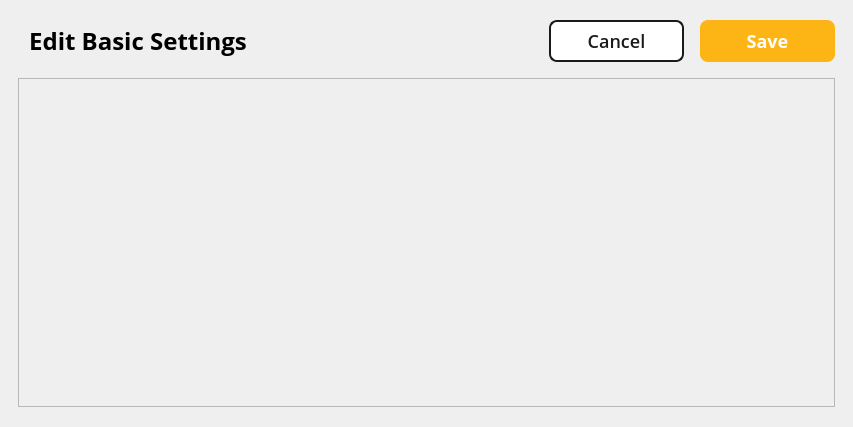
<?xml version="1.0" encoding="UTF-8"?>
<ui version="4.0">
 <class>BasicSettingsEditPage</class>
 <widget class="QWidget" name="BasicSettingsEditPage">
  <property name="geometry">
   <rect>
    <x>0</x>
    <y>0</y>
    <width>853</width>
    <height>427</height>
   </rect>
  </property>
  <property name="windowTitle">
   <string>Form</string>
  </property>
  <property name="styleSheet">
   <string notr="true">#additionalFieldAddButton {
	background: white;
	border: 2px dashed black;
	border-radius: 8px;
	font-family: Open-Sans;
	font-weight: 500;
	font-size: 18px;
	color: black;
}

#additionalFieldAddButton:hover {
    background-color: #D6ECFF;
}

#additionalFieldAddButton:pressed {
    background-color: #B7DCFF;
    padding-top: 2px;
	padding-left: 2px;
}</string>
  </property>
  <layout class="QVBoxLayout" name="verticalLayout">
   <property name="spacing">
    <number>16</number>
   </property>
   <property name="leftMargin">
    <number>18</number>
   </property>
   <property name="topMargin">
    <number>20</number>
   </property>
   <property name="rightMargin">
    <number>18</number>
   </property>
   <property name="bottomMargin">
    <number>20</number>
   </property>
   <item>
    <layout class="QHBoxLayout" name="headerLayout">
     <property name="spacing">
      <number>16</number>
     </property>
     <item>
      <widget class="QPushButton" name="backButton">
       <property name="sizePolicy">
        <sizepolicy hsizetype="Minimum" vsizetype="Fixed">
         <horstretch>0</horstretch>
         <verstretch>0</verstretch>
        </sizepolicy>
       </property>
       <property name="minimumSize">
        <size>
         <width>240</width>
         <height>34</height>
        </size>
       </property>
       <property name="maximumSize">
        <size>
         <width>240</width>
         <height>34</height>
        </size>
       </property>
       <property name="styleSheet">
        <string notr="true">background: transparent;
border: none;
font-family: Open Sans;
font-size: 24px;
line-height: 34px;
letter-spacing: 0%;
font-weight: 600;</string>
       </property>
       <property name="text">
        <string>Edit Basic Settings</string>
       </property>
       <property name="icon">
        <iconset resource="../../../../Resources/Resources.qrc">
         <normaloff>:/images/nav_back.svg</normaloff>:/images/nav_back.svg</iconset>
       </property>
       <property name="iconSize">
        <size>
         <width>24</width>
         <height>24</height>
        </size>
       </property>
      </widget>
     </item>
     <item>
      <spacer name="horizontalSpacer">
       <property name="orientation">
        <enum>Qt::Orientation::Horizontal</enum>
       </property>
       <property name="sizeHint" stdset="0">
        <size>
         <width>40</width>
         <height>20</height>
        </size>
       </property>
      </spacer>
     </item>
     <item>
      <widget class="QPushButton" name="cancelButton">
       <property name="sizePolicy">
        <sizepolicy hsizetype="Fixed" vsizetype="Fixed">
         <horstretch>0</horstretch>
         <verstretch>0</verstretch>
        </sizepolicy>
       </property>
       <property name="minimumSize">
        <size>
         <width>135</width>
         <height>42</height>
        </size>
       </property>
       <property name="maximumSize">
        <size>
         <width>135</width>
         <height>42</height>
        </size>
       </property>
       <property name="styleSheet">
        <string notr="true">QPushButton {
	background: white;
	border: 2px solid #1A1A1A;
	border-radius: 8px;
	font-family: Open Sans;
	font-weight: 500;
	font-size: 18px;
	color: #1A1A1A;
}

QPushButton:hover {
    background-color: #D6ECFF;
}

QPushButton:pressed {
    background-color: #B7DCFF;
    padding-top: 2px;
	padding-left: 2px;
}</string>
       </property>
       <property name="text">
        <string>Cancel</string>
       </property>
      </widget>
     </item>
     <item>
      <widget class="QPushButton" name="saveButton">
       <property name="minimumSize">
        <size>
         <width>135</width>
         <height>42</height>
        </size>
       </property>
       <property name="maximumSize">
        <size>
         <width>135</width>
         <height>42</height>
        </size>
       </property>
       <property name="styleSheet">
        <string notr="true">QPushButton {
	background: #FDB515;
	border: none;
	border-radius: 8px;
	font-family: Open-Sans;
	font-weight: 500;
	font-size: 18px;
	color: white;
}

QPushButton:hover {
    background-color: #E6A512;
}

QPushButton:pressed {
    background-color: #CC8F0F;
    padding-top: 2px;
	padding-left: 2px;
}</string>
       </property>
       <property name="text">
        <string>Save</string>
       </property>
      </widget>
     </item>
    </layout>
   </item>
   <item>
    <widget class="QScrollArea" name="scrollArea">
     <property name="widgetResizable">
      <bool>true</bool>
     </property>
     <widget class="QWidget" name="container">
      <property name="geometry">
       <rect>
        <x>0</x>
        <y>0</y>
        <width>815</width>
        <height>94</height>
       </rect>
      </property>
      <property name="sizePolicy">
       <sizepolicy hsizetype="Expanding" vsizetype="Maximum">
        <horstretch>0</horstretch>
        <verstretch>0</verstretch>
       </sizepolicy>
      </property>
      <layout class="QVBoxLayout" name="containerLayout">
       <property name="spacing">
        <number>18</number>
       </property>
       <property name="leftMargin">
        <number>0</number>
       </property>
       <property name="topMargin">
        <number>0</number>
       </property>
       <property name="rightMargin">
        <number>0</number>
       </property>
       <property name="bottomMargin">
        <number>0</number>
       </property>
       <item>
        <widget class="Accordion" name="basicInfoAccordion" native="true"/>
       </item>
       <item>
        <widget class="Accordion" name="directoriesAccordion" native="true"/>
       </item>
       <item>
        <widget class="Accordion" name="databaseAccordion" native="true"/>
       </item>
       <item>
        <widget class="Accordion" name="additionalFieldsAccordion" native="true"/>
       </item>
      </layout>
     </widget>
    </widget>
   </item>
  </layout>
 </widget>
 <customwidgets>
  <customwidget>
   <class>Accordion</class>
   <extends>QWidget</extends>
   <header>accordion.h</header>
   <container>1</container>
  </customwidget>
 </customwidgets>
 <resources>
  <include location="../../../../Resources/Resources.qrc"/>
 </resources>
 <connections/>
</ui>
